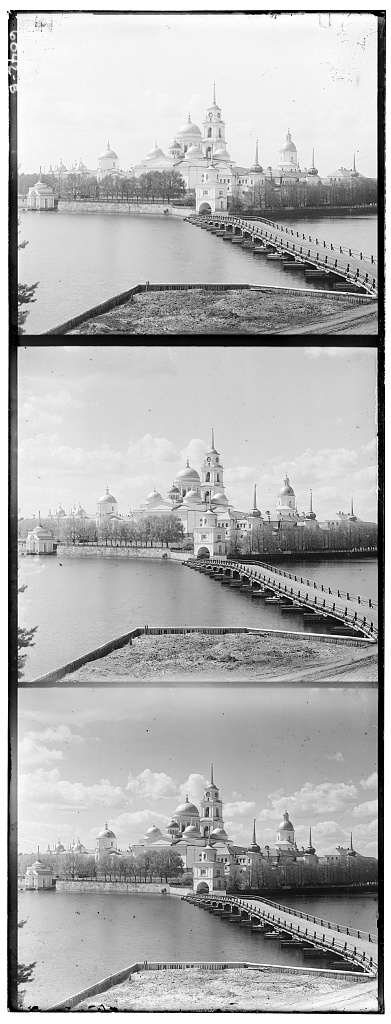
#> input picture Proj1/monastery.jpg, 391 x 1024 px, found by its file name
$ python proj1.py
#> lines starting #> are read from the running program, lines starting #| are printed output that depends on the picture
# CS180 (CS280A): Project 1 starter Python code

# these are just some suggested libraries
# instead of scikit-image you could use matplotlib and opencv to read, write, and display images

import numpy as np
import skimage as sk
import skimage.io as skio # make a python environment with scikit-image installed

# name of the input file
imname = 'images/monastery.jpg'

# read in the image
im = skio.imread(imname)
#> im is the input picture: shape (1024, 391); min 0, max 255, mean 177.7

# convert to double (might want to do this later on to save memory)
im = sk.img_as_float(im)

# compute the height of each part (just 1/3 of total)
height = im.shape[0] // 3 # and int, not float
#> height = 341

# debug
print("height: ", height, type(height))
#| height:  341 <class 'int'>


# separate color channels
b = im[:height]
g = im[height: 2*height]
r = im[2*height: 3*height]
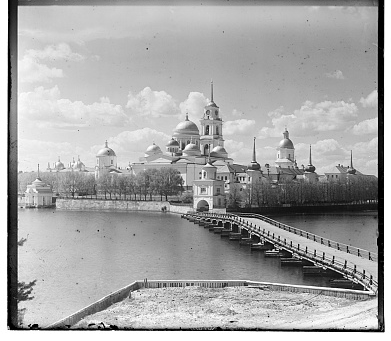
#> r: shape (341, 391) float64; min 0, max 1, mean 0.656

# align the images
# functions that might be useful for aligning the images include:
# np.roll, np.sum, sk.transform.rescale (for multiscale)

# align function that merges raw intensity and edge-based matching

# TEST IT ON THE WEBSITE

def align(im1, im2):

    # brute force solution
    max_ncc = -np.inf # ncc can be negative
    max_x, max_y = 0, 0
    # cropped copies for scoring
    im1 = crop_inner(im1)
    im2 = crop_inner(im2)

    for x in range(-15, 16): # ranges should be fine
        for y in range(-15, 16):
            im2_shift = np.roll(im2, (x, y), axis = (0, 1)) # 0 for x-axis and 1 for y-axis, by convention
            current_ncc = ncc(im1, im2_shift) # number

            if current_ncc > max_ncc:
                max_ncc = current_ncc
                max_x, max_y = x, y

    return (max_x, max_y)


def ssd(a, b):

    return float(np.sum((a - b) ** 2)) # sum of sqrd differences of pixel values (a float in [0, 1])

def ncc(a, b):
    a0 = a - a.mean() # the mean of an image?
    b0 = b - b.mean()
    denom = (np.sqrt(np.sum(a0*a0)) * np.sqrt(np.sum(b0*b0)))
    return float(np.sum(a0*b0) / denom)  if denom != 0 else -np.inf # normalized cross-correlation of pixel values (a float in [-1, 1])


def crop_inner(img, frac = 0.10):
    # crop the borders of the image by a fraction frac
#> called with frac = 0.1
    h, w = img.shape
#> h = 341; w = 391
    dy, dx = int(h * frac), int(w * frac)
#> dy = 34; dx = 39
    return img[dy : h - dy, dx : w - dx]

# align green and red channels to blue
ag_displacement = align(r, g) # return the displacement, to scale the x,y up again
#> the loop in align, `for x in range(-15, 16):` made 31 passes
#> pass 1, in ncc (call 3), `b0 = b - b.mean()`:
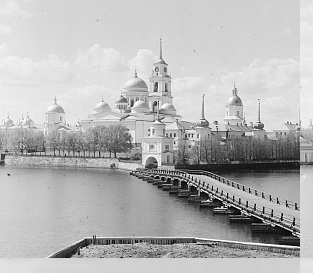
#> b0: shape (273, 313) float64; min -0.712, max 0.288, mean -1.08e-16; drawn with min black and max white
ag = np.roll(g, (ag_displacement[0], ag_displacement[1]), axis = (0, 1)) # return g shifted to match b
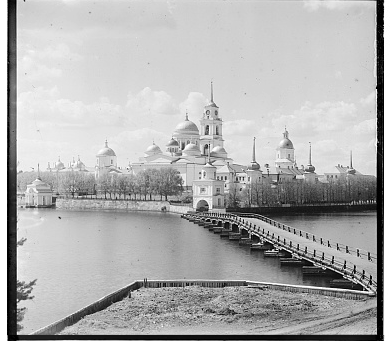
#> ag: shape (341, 391) float64; min 0, max 1, mean 0.691

ab_displacement = align(r, b)
#> the loop in align (call 2), `for x in range(-15, 16):` made 31 passes
#> pass 1, in ncc (call 965), `b0 = b - b.mean()`:
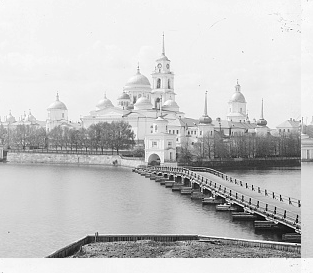
#> b0: shape (273, 313) float64; min -0.782, max 0.218, mean -7.32e-17; drawn with min black and max white
ab = np.roll(b, (ab_displacement[0], ab_displacement[1]), axis = (0, 1)) # return r shifted to match b
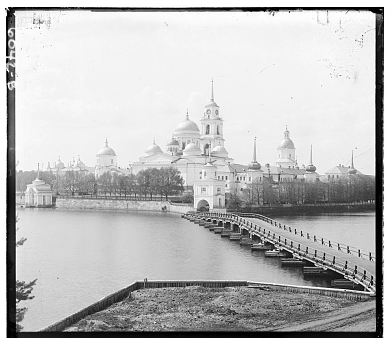
#> ab: shape (341, 391) float64; min 0, max 1, mean 0.742

ag = crop_inner(ag)
ab = crop_inner(ab)
#> in crop_inner (call 6), `return img[dy : h - dy, dx : w - dx]`:
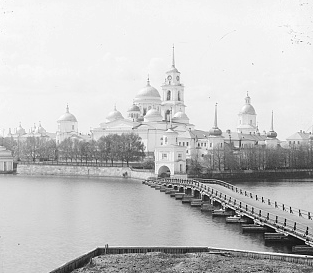
#> returned value: shape (273, 313) float64; min 0, max 1, mean 0.776
r = crop_inner(r)

print("ag shape: ", ag.shape)
#| ag shape:  (273, 313)
print("ab shape: ", ab.shape)
#| ab shape:  (273, 313)
print("r shape: ", r.shape)
#| r shape:  (273, 313)

# create a color image
im_out = np.dstack([r, ag, ab])
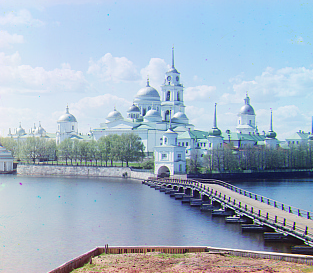
#> im_out: shape (273, 313, 3) float64; mean of channels 0, 1, 2 0.635, 0.706, 0.776; drawn as R, G, B

# save the image
fname = 'aligned/monastery.png'
skio.imsave(fname, (im_out * 255).astype('uint8')) # the pixel values in python range from 0,1 so we scale by 255


# display the image
skio.imshow(im_out)
skio.show()

## PART 2

# use the pyramid function

def pyramid(im1, im2, levels):
    # work with recursive functions

    # resize the image
    if levels == 0:
        aligned = align(im1, im2)
        aligned_x = aligned[0] # displacement is already correct
        aligned_y = aligned[1]

        return (aligned_x, aligned_y)

    else:
        # make smaller versions
        im1_small = np.resize(im1, (im1.shape[0]//2, im1.shape[1]//2))
        im2_small = np.resize(im2, (im2.shape[0]//2, im2.shape[1]//2))

        # rough displacement from smaller images
        rough_displacement = pyramid(im1_small, im2_small, levels - 1) # call itself again

        # scale it up for current scale
        scaled_displacement = (rough_displacement[0] * 2, rough_displacement[1] * 2)

        # do a small refinement search around the scaled displacement
        aligned = align(im1, np.roll(im2, (scaled_displacement[0], scaled_displacement[1]), axis = (0, 1)))
        scale1_x = aligned[0] + scaled_displacement[0]
        scale1_y = aligned[1] + scaled_displacement[1]

        return (scale1_x, scale1_y) # call itself again

# use the align function i alr created


# name of the input file
imname2 = 'images/self_portrait.tif'

# read in the image
#> (the run stopped early here; a loop or call above may not have finished)

$ run again, with Proj1/cathedral.jpg copied over Proj1/monastery.jpg
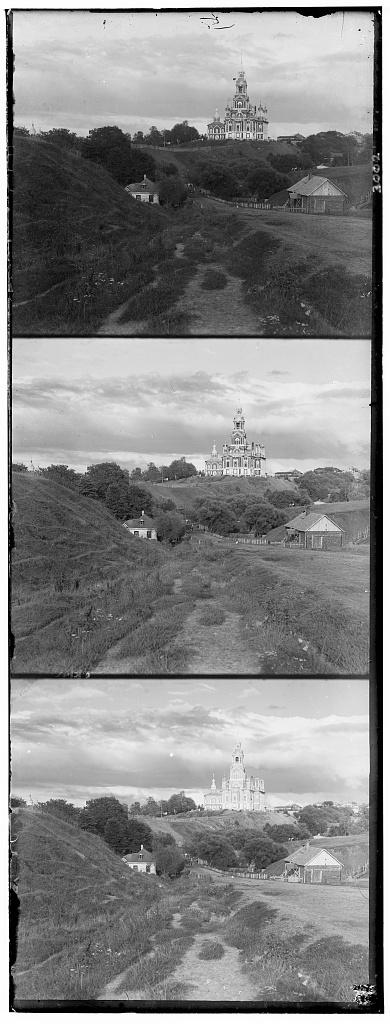
#> input picture Proj1/cathedral.jpg, 390 x 1024 px, found by its file name
#> im is the input picture: shape (1024, 390); min 0, max 255, mean 133.7
#| height:  341 <class 'int'>
#> the loop in align, `for x in range(-15, 16):` made 31 passes
#> pass 1, in ncc (call 3), `b0 = b - b.mean()`:
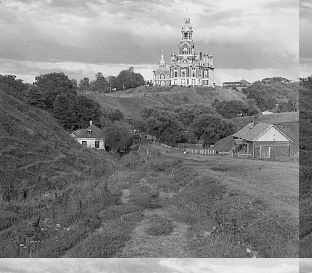
#> b0: shape (273, 312) float64; min -0.52, max 0.48, mean -5.34e-17; drawn with min black and max white
#| ag shape:  (273, 312)
#| ab shape:  (273, 312)
#| r shape:  (273, 312)
#> `im_out = np.dstack([r, ag, ab])`:
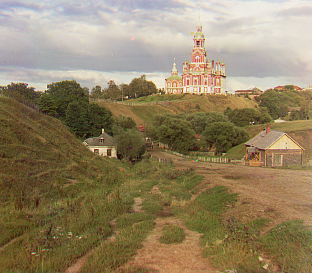
#> im_out: shape (273, 312, 3) float64; mean of channels 0, 1, 2 0.574, 0.51, 0.39; drawn as R, G, B

$ run again, with Proj1/tobolsk.jpg copied over Proj1/monastery.jpg
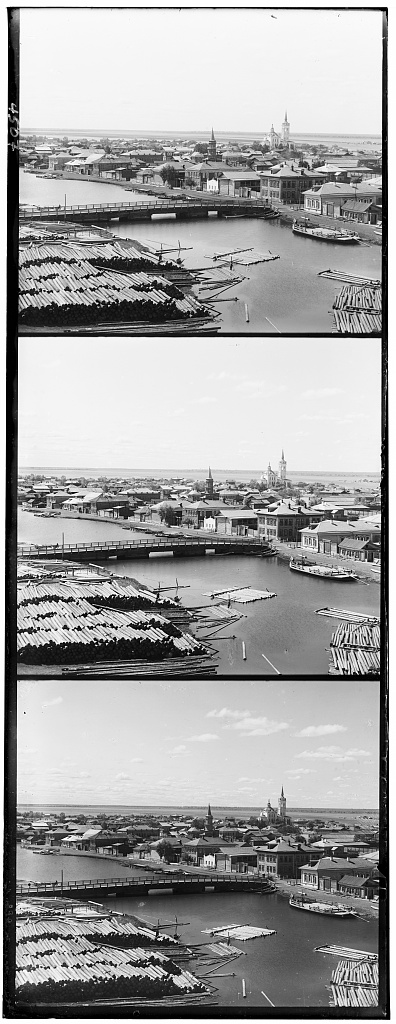
#> input picture Proj1/tobolsk.jpg, 396 x 1024 px, found by its file name
#> im is the input picture: shape (1024, 396); min 0, max 255, mean 161
#| height:  341 <class 'int'>
#> the loop in align, `for x in range(-15, 16):` made 31 passes
#> pass 1, in ncc (call 3), `b0 = b - b.mean()`:
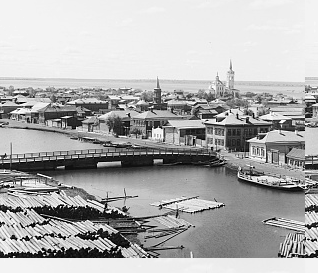
#> b0: shape (273, 318) float64; min -0.685, max 0.315, mean -1.81e-16; drawn with min black and max white
#| ag shape:  (273, 318)
#| ab shape:  (273, 318)
#| r shape:  (273, 318)
#> `im_out = np.dstack([r, ag, ab])`:
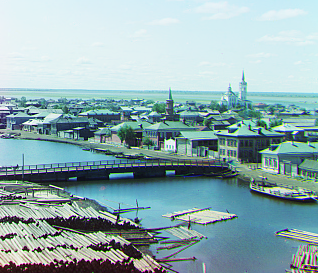
#> im_out: shape (273, 318, 3) float64; mean of channels 0, 1, 2 0.563, 0.675, 0.688; drawn as R, G, B
